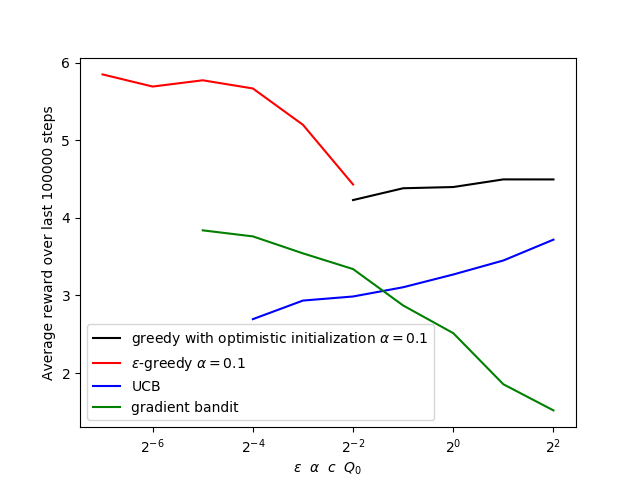

This chart was generated by the following Python code:
#!/usr/bin/env python2
# -*- coding: utf-8 -*-
"""
Created on Wed Jul 31 17:45:45 2019

@author: hufx

Excercise 2.11 Parameter study for nonstationary case
"""
from matplotlib import pyplot as plt
import numpy
from tqdm import tqdm
import _ex7_ten_armed_bandit_testbed_parameter_study_nonstationary as _ex7
import multiprocessing
"""
def act(levers, actions, Q, epsilon, N, t, c):
    if epsilon == 'UCB':
        if numpy.any(N == 0):
            a = numpy.random.choice(numpy.argwhere(N == 0).flatten())
        else:
            Q_ = Q + c * numpy.sqrt(numpy.log(t) / N)
            a = numpy.random.choice(numpy.argwhere(Q_ == Q_.max()).flatten())
        return a
    elif epsilon == 'gradient':
        # Q is regarded as action preference H
        pi = numpy.exp(Q) / numpy.exp(Q).sum()
        a = numpy.random.choice(actions, p = pi)
        return pi, a
    else:
        actType = numpy.random.choice(['Exploit', 'Explore'], p = [1 - epsilon, epsilon])
        if actType == 'Exploit':
            a = numpy.random.choice(numpy.argwhere(Q == Q.max()).flatten())
        else:
            a = numpy.random.randint(levers)
        return a

def run(levers, initQ, q, timeSteps, epsilon, stepSize, c, withBaseLine):
    # actions
    actions = numpy.arange(levers)
    # initial estimates of action-values
    Q = numpy.ones(levers) * initQ
    # initial action counts
    N = numpy.zeros(levers, dtype = numpy.int)
    # actions along time-steps
    A = numpy.zeros(timeSteps, dtype = numpy.int)
    # rewards along time-steps
    R = numpy.zeros(timeSteps)
    if epsilon == 'gradient':
        if withBaseLine:
            R_average = 0.
            for t in range(timeSteps):
                pi, a = act(levers, actions, Q, epsilon, N, t + 1, c)
                A[t] = a
                # all q(a) take independent random walks
                q += 0.01 * numpy.random.randn(levers)
                R[t] = numpy.random.randn() + q[a] # ~ N(q, 1)
                N[a] += 1
                # update action preference
                Q[a] += stepSize * (R[t] - R_average) * (1 - pi[a])
                Q[actions != a] -= stepSize * (R[t] - R_average) * pi[actions != a]
                R_average = (R_average * t + R[t]) / (t + 1)
        else:
            for t in range(timeSteps):
                pi, a = act(levers, actions, Q, epsilon, N, t + 1, c)
                A[t] = a
                # all q(a) take independent random walks
                q += 0.01 * numpy.random.randn(levers)
                R[t] = numpy.random.randn() + q[a] # ~ N(q, 1)
                N[a] += 1
                # update action preference
                Q[a] += stepSize * R[t] * (1 - pi[a])
                Q[actions != a] -= stepSize * R[t] * pi[actions != a]
    else:
        if stepSize is None:
            for t in range(timeSteps):
                a = act(levers, actions, Q, epsilon, N, t + 1, c)
                A[t] = a
                # all q(a) take independent random walks
                q += 0.01 * numpy.random.randn(levers)
                R[t] = numpy.random.randn() + q[a] # ~ N(q, 1)
                # incremental implementation of sample averages
                N[a] += 1
                Q[a] = Q[a] + (R[t] - Q[a]) / N[a]
        else:
            for t in range(timeSteps):
                a = act(levers, actions, Q, epsilon, N, t + 1, c)
                A[t] = a
                # all q(a) take independent random walks
                q += 0.01 * numpy.random.randn(levers)
                R[t] = numpy.random.randn() + q[a] # ~ N(q, 1)
                # incremental implementation of constant step-size
                N[a] += 1
                Q[a] = Q[a] + (R[t] - Q[a]) * stepSize
    return A, R

def test(runs, levers, timeSteps):
    initQs_greedy = numpy.logspace(-2, 2, 5, base = 2)
    average_rewards_greedy = numpy.zeros((5, timeSteps))
    epsilons_greedy = numpy.logspace(-7, -2, 6, base = 2)
    average_rewards_epsilon_greedy = numpy.zeros((6, timeSteps))
    cs_ucb = numpy.logspace(-4, 2, 7, base = 2)
    average_rewards_ucb = numpy.zeros((7, timeSteps))
    alphas_gradient = numpy.logspace(-5, 2, 8, base = 2)
    average_rewards_gradient = numpy.zeros((8, timeSteps))
    for j in tqdm(range(runs)):
        # true values of actions: start out equal
        q = numpy.random.randn() * numpy.ones(levers)
        for i, initQ in enumerate(initQs_greedy):
            A, R = run(levers, initQ, q, timeSteps, 0, 0.1, None, None)
            average_rewards_greedy[i, :] = average_rewards_greedy[i, :] + R
        for i, epsilon in enumerate(epsilons_greedy):
            A, R = run(levers, 0, q, timeSteps, epsilon, 0.1, None, None)
            average_rewards_epsilon_greedy[i, :] = average_rewards_epsilon_greedy[i, :] + R
        for i, c in enumerate(cs_ucb):
            A, R = run(levers, 0, q, timeSteps, 'UCB', None, c, None)
            average_rewards_ucb[i, :] = average_rewards_ucb[i, :] + R
        for i, alpha in enumerate(alphas_gradient):
            A, R = run(levers, 0, q, timeSteps, 'gradient', alpha, None, True)
            average_rewards_gradient[i, :] = average_rewards_gradient[i, :] + R
    average_rewards_greedy = average_rewards_greedy / runs
    average_rewards_epsilon_greedy = average_rewards_epsilon_greedy / runs
    average_rewards_ucb = average_rewards_ucb / runs
    average_rewards_gradient = average_rewards_gradient / runs
    fig = plt.figure()
    plt.semilogx(initQs_greedy, average_rewards_greedy[:, -100000:].mean(axis = 1), basex = 2, color = 'k', label = r'greedy with optimistic initialization $\alpha = 0.1$')
    plt.semilogx(epsilons_greedy, average_rewards_epsilon_greedy[:, -100000:].mean(axis = 1), basex = 2, color = 'r', label = r'$\epsilon$-greedy $\alpha = 0.1$')
    plt.semilogx(cs_ucb, average_rewards_ucb[:, -100000:].mean(axis = 1), basex = 2, color = 'b', label = 'UCB')
    plt.semilogx(alphas_gradient, average_rewards_gradient[:, -100000:].mean(axis = 1), basex = 2, color = 'g', label = 'gradient bandit')
    plt.xlabel(r'$\epsilon$  $\alpha$  $c$  $Q_0$')
    plt.ylabel('Average reward over last 100000 steps')
    plt.legend()
    fig.savefig('ex7_ten_armed_bandit_testbed_parameter_study_nonstationary.png')
    plt.close('all')
"""

def runGreedy(qs, runs, levers, timeSteps, initQs_greedy):
    average_rewards_greedy = numpy.zeros((5, timeSteps))
    print 'runGreedy'
    for j in tqdm(range(runs)):
        for i, initQ in enumerate(initQs_greedy):
            q = qs[j].copy()
            R = _ex7.run(levers, initQ, q, timeSteps, 0.0, 0.1, False, 0.0, False, False, False)
            average_rewards_greedy[i, :] += R
    return average_rewards_greedy

def runEpsilonGreedy(qs, runs, levers, timeSteps, epsilons_greedy):
    average_rewards_epsilon_greedy = numpy.zeros((6, timeSteps))
    print 'runEpsilonGreedy'
    for j in tqdm(range(runs)):
        for i, epsilon in enumerate(epsilons_greedy):
            q = qs[j].copy()
            R = _ex7.run(levers, 0.0, q, timeSteps, epsilon, 0.1, False, 0.0, False, False, False)
            average_rewards_epsilon_greedy[i, :] += R
    return average_rewards_epsilon_greedy

def runUCB(qs, runs, levers, timeSteps, cs_ucb):
    average_rewards_ucb = numpy.zeros((7, timeSteps))
    print 'runUCB'
    for j in tqdm(range(runs)):
        for i, c in enumerate(cs_ucb):
            q = qs[j].copy()
            R = _ex7.run(levers, 0.0, q, timeSteps, 0.0, 0.0, True, c, True, False, False)
            average_rewards_ucb[i, :] += R
    return average_rewards_ucb

def runGradient(qs, runs, levers, timeSteps, alphas_gradient):
    average_rewards_gradient = numpy.zeros((8, timeSteps))
    print 'runGradient'
    for j in tqdm(range(runs)):
        for i, alpha in enumerate(alphas_gradient):
            q = qs[j].copy()
            R = _ex7.run(levers, 0.0, q, timeSteps, 0.0, alpha, False, 0.0, False, True, True)
            average_rewards_gradient[i, :] += R
    return average_rewards_gradient

def test(runs, levers, timeSteps):
    initQs_greedy = numpy.logspace(-2, 2, 5, base = 2)
    epsilons_greedy = numpy.logspace(-7, -2, 6, base = 2)
    cs_ucb = numpy.logspace(-4, 2, 7, base = 2)
    alphas_gradient = numpy.logspace(-5, 2, 8, base = 2)
    # true values of actions: start out equal
    qs = numpy.c_[numpy.random.randn(runs)] * numpy.ones((runs, levers))
    pool = multiprocessing.Pool(processes = 4)
    average_rewards_greedy = pool.apply_async(runGreedy, args = (qs, runs, levers, timeSteps,initQs_greedy))
    average_rewards_epsilon_greedy = pool.apply_async(runEpsilonGreedy, args = (qs, runs, levers, timeSteps, epsilons_greedy))
    average_rewards_ucb = pool.apply_async(runUCB, args = (qs, runs, levers, timeSteps, cs_ucb))
    average_rewards_gradient = pool.apply_async(runGradient, args = (qs, runs, levers, timeSteps, alphas_gradient))
    pool.close()
    pool.join()
    
    average_rewards_greedy = average_rewards_greedy.get() / runs
    average_rewards_epsilon_greedy = average_rewards_epsilon_greedy.get() / runs
    average_rewards_ucb = average_rewards_ucb.get() / runs
    average_rewards_gradient = average_rewards_gradient.get() / runs
    fig = plt.figure()
    plt.semilogx(initQs_greedy, average_rewards_greedy[:, -100000:].mean(axis = 1), basex = 2, color = 'k', label = r'greedy with optimistic initialization $\alpha = 0.1$')
    plt.semilogx(epsilons_greedy, average_rewards_epsilon_greedy[:, -100000:].mean(axis = 1), basex = 2, color = 'r', label = r'$\epsilon$-greedy $\alpha = 0.1$')
    plt.semilogx(cs_ucb, average_rewards_ucb[:, -100000:].mean(axis = 1), basex = 2, color = 'b', label = 'UCB')
    plt.semilogx(alphas_gradient, average_rewards_gradient[:, -100000:].mean(axis = 1), basex = 2, color = 'g', label = 'gradient bandit')
    plt.xlabel(r'$\epsilon$  $\alpha$  $c$  $Q_0$')
    plt.ylabel('Average reward over last 100000 steps')
    plt.legend()
    fig.savefig('ex7_ten_armed_bandit_testbed_parameter_study_nonstationary.png')
    plt.close('all')

if __name__ == "__main__":
    test(2000, 10, 200000)
